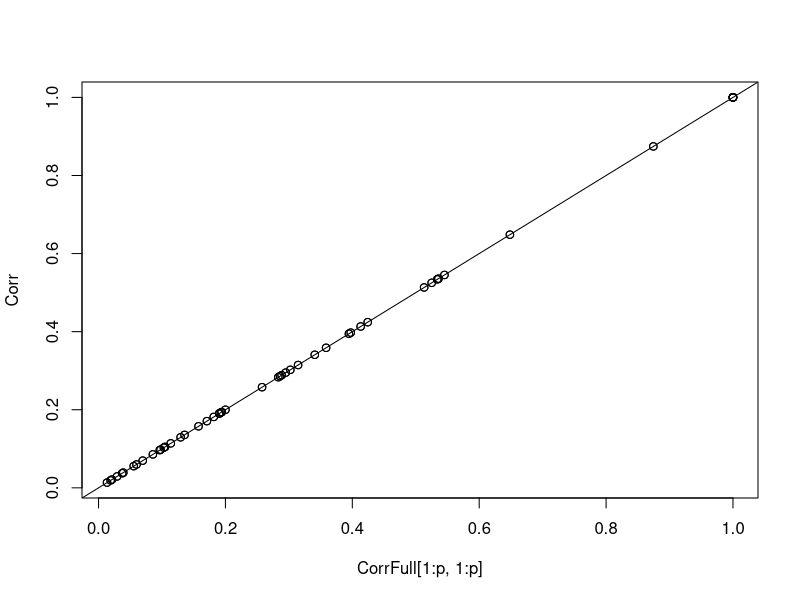
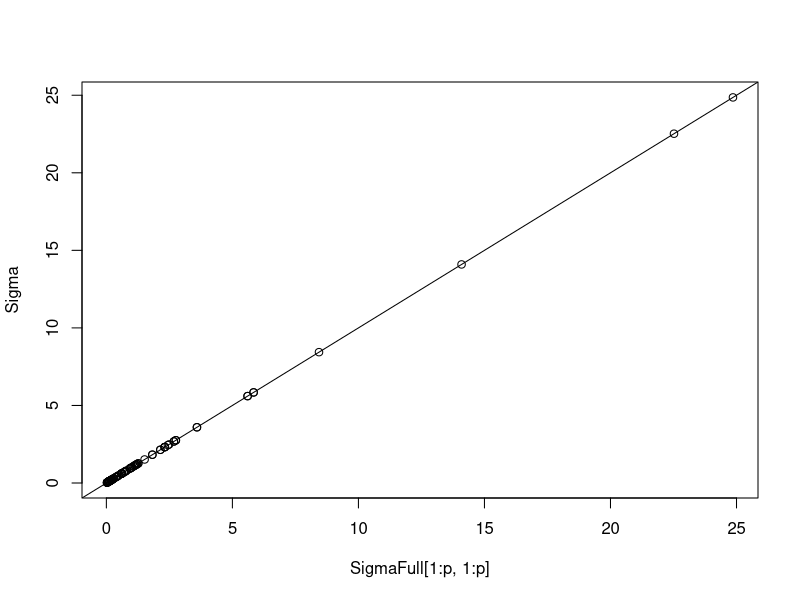

These charts were generated, in order, by the following R code:
n <- 50; p <- 10; 
cliqueList <- list(); cliqueList[[1]] <- (1:3); cliqueList[[2]] <- (6:7)
cliqueNb <- length(cliqueList)

# Simul de Sigma
sigma <- rgamma(p, 2, 1)
Sigma <- exp(-as.matrix(dist(matrix(rnorm(2*p), p, 2), diag=TRUE)))
Sigma <- diag(sigma)%*%Sigma%*%diag(sigma)

# Init hidden node
# principal components associates with each cliques are not orthogonal ...
Corr <- cov2cor(Sigma); sigma <- sqrt(diag(Sigma))
coef <- matrix(0, p, cliqueNb); lambda <- rep(0, cliqueNb)
sapply(1:cliqueNb, function(c){
   pca <- eigen(cov2cor(Corr[cliqueList[[c]], cliqueList[[c]]]))
   coef[, c] <<- rep(0, p); coef[cliqueList[[c]], c] <<- pca$vectors[, 1]
   lambda[c] <<- pca$values[1]
}) 

# Recontructing Sigma
CorrFull <- rbind(cbind(Corr, Corr%*%coef), cbind(t(coef)%*%Corr, 1.1*t(coef)%*%Corr%*%coef))
isSymmetric(CorrFull); eigen(CorrFull)$values; plot(CorrFull[1:p, 1:p], Corr); abline(0, 1)
sigmaFull <- c(sigma, rep(1, cliqueNb)) 
SigmaFull <- diag(sigmaFull) %*% CorrFull %*% diag(sigmaFull)
isSymmetric(SigmaFull); eigen(SigmaFull)$values; plot(SigmaFull[1:p, 1:p], Sigma); abline(0, 1)

# Initialising Omega
OmegaFull <- solve(SigmaFull)
isSymmetric(OmegaFull); eigen(OmegaFull)$values
# sapply(1:cliqueNb, function(c){
#    OmegaFull[(1:p)[-cliqueList[[c]]], (p+c)] <<- OmegaFull[(p+c), (1:p)[-cliqueList[[c]]]] <<- 0
# })
# isSymmetric(OmegaFull); eigen(OmegaFull)$values
coefDiag <- c(rep(1, p), 1/sqrt(diag(OmegaFull[p+(1:cliqueNb), p+(1:cliqueNb)])))
OmegaFull <- diag(coefDiag) %*% OmegaFull %*% diag(coefDiag)
